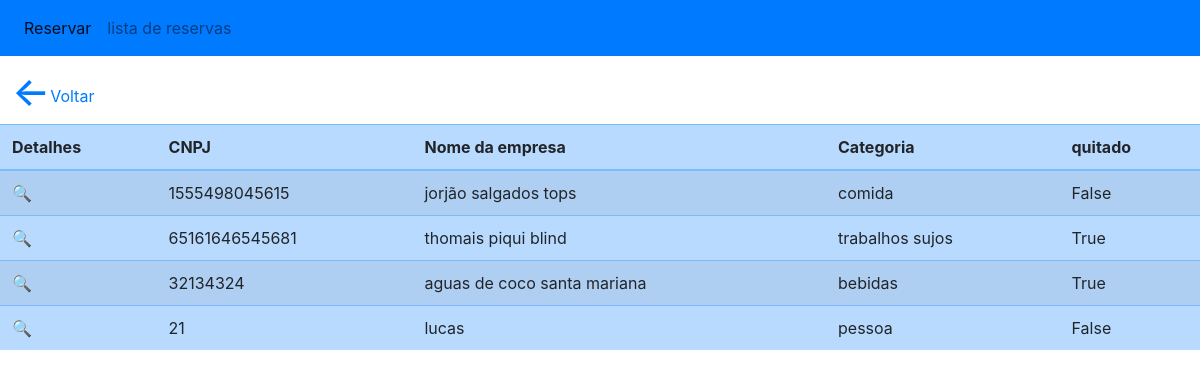
/reservas, run on an earlier commit of the app's database.
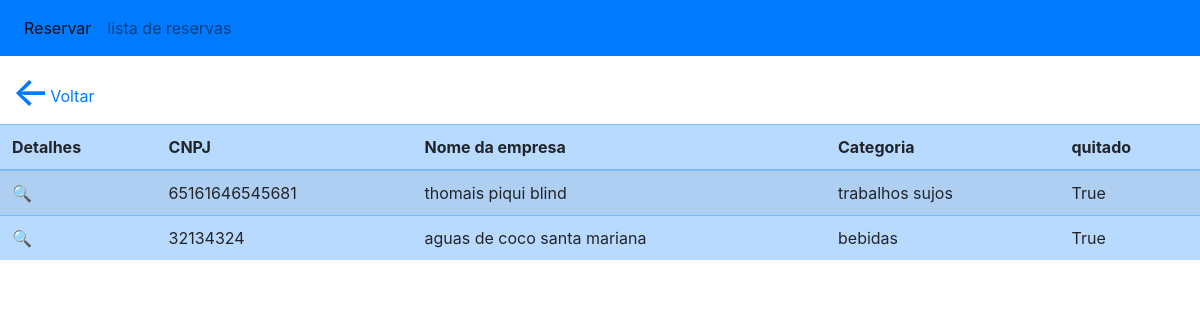
And on a later commit of the database.
### core/models.py (models this page shows, shortened)
class Reserva(models.Model):
    cnpj = models.CharField(max_length=18)
    nome_empresa = models.CharField(max_length=160)
    categoria_empresa = models.CharField(max_length=160)
    quitado = models.BooleanField()
    stand = models.OneToOneField(Stand, on_delete=models.CASCADE)

### core/views.py (the view)
# urls.py: path("reservas", ReservaListView.as_view(), name="reservas"),
class ReservaListView(ListView):
    model = Reserva
    template_name = "reservalist.html"

### core/templates/reservalist.html
{% extends 'base.html' %}
{% load bootstrap4 %}
{% block content %}
<a href="{% url 'home' %}" style="margin-left: 1%; margin-top: 1%; text-decoration:none; display:flex; flex-wrap: nowrap; flex-direction: row; align-items: center; gap: 1;"><h1>&#8592;
</h1> Voltar</a>
<table class="table table-primary table-striped">
    <thead>
        <tr>
          <th>Detalhes</th>
          <th>CNPJ</th>
          <th>Nome da empresa</th>
          <th>Categoria</th>
          <th>quitado</th>
        </tr>
    </thead>
    <tbody>
    {% for item in object_list %}
    <tr>
        <td><a href="{% url 'detail' item.pk %}">&#128269;</a></td>
        <td>{{ item.cnpj }}</td>
        <td>{{ item.nome_empresa }}</td>
        <td>{{ item.categoria_empresa }}</td>
        <td>{{ item.quitado }}</td>
    </tr>
    {% endfor %}
    </tbody>
  </table>
{% endblock %}

What changed in the data, as far as the page shows it:
removed Reserva: cnpj "1555498045615", nome_empresa "jorjão salgados tops", categoria_empresa "comida", quitado "False"
removed Reserva: cnpj "21", nome_empresa "lucas", categoria_empresa "pessoa", quitado "False"
